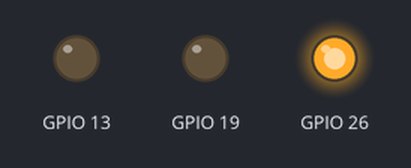
This program was run on a simulated Raspberry Pi (BCM pin numbers). Parts: output pins drawn as LEDs (lit = HIGH).

Above: at 0.2 s.
At 1.2 s:
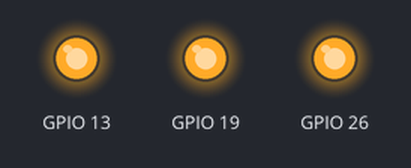
At 2.7 s:
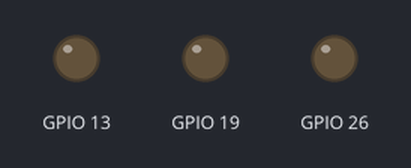
At 5.7 s:
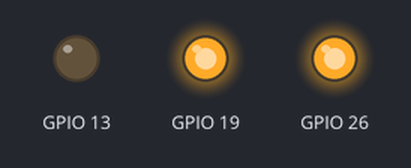
Timing chart, 0 to 6.5 s (numbered marks = the images above):
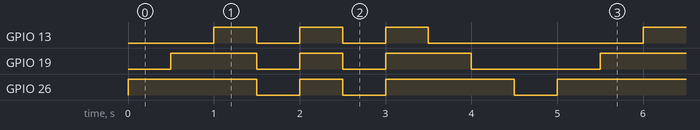

Measured:
- by itself, GPIO 13: repeats every 5.0 s: 2 × (LOW 0.50 s, HIGH 0.50 s), LOW 2.5 s, HIGH 0.50 s
- by itself, GPIO 19: repeats every 5.0 s: LOW 0.50 s, HIGH 0.50 s, LOW 0.50 s, HIGH 1.0 s, LOW 1.5 s, HIGH 1.0 s
- by itself, GPIO 26: repeats every 5.0 s: LOW 0.50 s, HIGH 0.50 s, 2 × (LOW 0.50 s, HIGH 1.5 s)

The program:

Secuencia_LED.py
```python
import RPi.GPIO as GPIO
#Libreria instalada por defecto, abreviamos su nombre con el comando "as" y lo llamaremos "GPIO"
import time
#importa la libreria de tiempo
GPIO.setwarnings(False)
GPIO.setmode(GPIO.BCM)
#Manera de asignar pines por medio de Broadcom y NO segun su configuracion fisica
k=0
#GPIO.setmode(GPIO.BOARD) #Manera de asignar los pines de acuerdo a su asignacion  fisica

GPIO.setup(26, GPIO.OUT)
GPIO.setup(19, GPIO.OUT)
GPIO.setup(13, GPIO.OUT)
#Nombramos los pines y bajo que configuracion se mantendran (Salida o entrada)
try:
	while True:
#if k<10:

		k+=1
		#Generamos un bucle infinito con "True" para que prendan y apaguen los led's
	        GPIO.output(26,GPIO.HIGH)
		#Encendemos el led conectado a pin 26
		time.sleep(0.5)
		#Damos un tiempo para que el siguiente led encienda, basicamente lo que hace este comando es generar un retardo  en el programa
		GPIO.output(19, True)
		#Encendemos el led conectado al pin 19 pero con otro comando
		time.sleep(0.5)
	       	GPIO.output(13, True)
		time.sleep(0.5)

		GPIO.output(13, False)
		GPIO.output(19, GPIO.LOW)
		GPIO.output(26, False)
		time.sleep(0.5)

		GPIO.output(13, True)
        	GPIO.output(19, GPIO.HIGH)
	        GPIO.output(26, True)
        	time.sleep(0.5)

		GPIO.output(13, False)
        	GPIO.output(19, GPIO.LOW)
	        GPIO.output(26, False)
        	time.sleep(0.5)

		GPIO.output(13, True)
        	GPIO.output(19, GPIO.HIGH)
	        GPIO.output(26, True)
        	time.sleep(0.5)

		GPIO.output(13, False)
		time.sleep(0.5)
	        GPIO.output(19, GPIO.LOW)
		time.sleep(0.5)
	        GPIO.output(26, False)
	        time.sleep(0.5)
except KeyboardInterrupt:
#	KeyboardInterrupt
	GPIO.cleanup()
```
